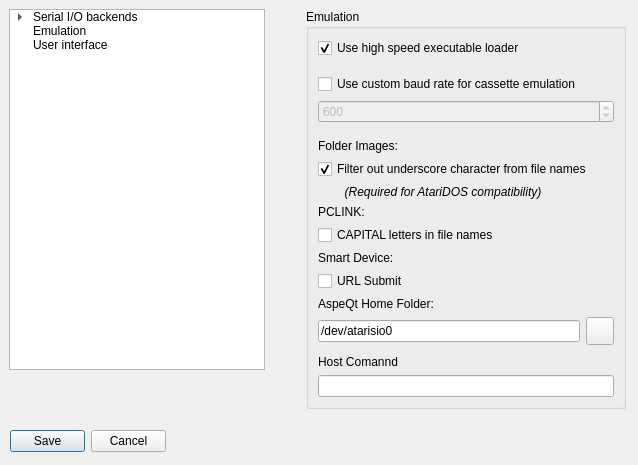
<?xml version="1.0" encoding="UTF-8"?>
<ui version="4.0">
 <class>OptionsDialog</class>
 <widget class="QDialog" name="OptionsDialog">
  <property name="windowModality">
   <enum>Qt::ApplicationModal</enum>
  </property>
  <property name="geometry">
   <rect>
    <x>0</x>
    <y>0</y>
    <width>638</width>
    <height>465</height>
   </rect>
  </property>
  <property name="sizePolicy">
   <sizepolicy hsizetype="Fixed" vsizetype="Fixed">
    <horstretch>0</horstretch>
    <verstretch>0</verstretch>
   </sizepolicy>
  </property>
  <property name="windowTitle">
   <string>Options</string>
  </property>
  <property name="locale">
   <locale language="English" country="UnitedStates"/>
  </property>
  <property name="modal">
   <bool>true</bool>
  </property>
  <widget class="QTreeWidget" name="treeWidget">
   <property name="geometry">
    <rect>
     <x>9</x>
     <y>9</y>
     <width>256</width>
     <height>361</height>
    </rect>
   </property>
   <property name="sizePolicy">
    <sizepolicy hsizetype="Preferred" vsizetype="Preferred">
     <horstretch>0</horstretch>
     <verstretch>0</verstretch>
    </sizepolicy>
   </property>
   <property name="headerHidden">
    <bool>true</bool>
   </property>
   <column>
    <property name="text">
     <string>1</string>
    </property>
   </column>
   <item>
    <property name="text">
     <string>Serial I/O backends</string>
    </property>
    <property name="flags">
     <set>ItemIsDragEnabled|ItemIsUserCheckable|ItemIsEnabled</set>
    </property>
    <item>
     <property name="text">
      <string>Standard serial port</string>
     </property>
     <property name="checkState">
      <enum>Checked</enum>
     </property>
    </item>
    <item>
     <property name="text">
      <string>AtariSIO</string>
     </property>
     <property name="checkState">
      <enum>Unchecked</enum>
     </property>
    </item>
   </item>
   <item>
    <property name="text">
     <string>Emulation</string>
    </property>
   </item>
   <item>
    <property name="text">
     <string>User interface</string>
    </property>
   </item>
  </widget>
  <widget class="QStackedWidget" name="stackedWidget">
   <property name="geometry">
    <rect>
     <x>306</x>
     <y>9</y>
     <width>320</width>
     <height>400</height>
    </rect>
   </property>
   <property name="sizePolicy">
    <sizepolicy hsizetype="Expanding" vsizetype="Preferred">
     <horstretch>0</horstretch>
     <verstretch>0</verstretch>
    </sizepolicy>
   </property>
   <property name="currentIndex">
    <number>2</number>
   </property>
   <widget class="QWidget" name="page_serialPort">
    <layout class="QVBoxLayout" name="verticalLayout_2">
     <property name="spacing">
      <number>0</number>
     </property>
     <property name="leftMargin">
      <number>0</number>
     </property>
     <property name="topMargin">
      <number>0</number>
     </property>
     <property name="rightMargin">
      <number>0</number>
     </property>
     <property name="bottomMargin">
      <number>0</number>
     </property>
     <item>
      <widget class="QGroupBox" name="serialPortGroup">
       <property name="title">
        <string>Standard serial port backend options</string>
       </property>
       <layout class="QVBoxLayout" name="verticalLayout_3">
        <item>
         <widget class="QCheckBox" name="serialPortBox">
          <property name="enabled">
           <bool>false</bool>
          </property>
          <property name="text">
           <string>Use this backend</string>
          </property>
          <property name="checkable">
           <bool>true</bool>
          </property>
          <property name="checked">
           <bool>true</bool>
          </property>
         </widget>
        </item>
        <item>
         <widget class="QLabel" name="serialPortDeviceNameLabel">
          <property name="sizePolicy">
           <sizepolicy hsizetype="Expanding" vsizetype="Fixed">
            <horstretch>0</horstretch>
            <verstretch>0</verstretch>
           </sizepolicy>
          </property>
          <property name="text">
           <string>Port name:</string>
          </property>
         </widget>
        </item>
        <item>
         <widget class="QComboBox" name="serialPortComboBox"/>
        </item>
        <item>
         <widget class="QLabel" name="serialPortHandshakeLabel">
          <property name="sizePolicy">
           <sizepolicy hsizetype="Preferred" vsizetype="Fixed">
            <horstretch>0</horstretch>
            <verstretch>0</verstretch>
           </sizepolicy>
          </property>
          <property name="text">
           <string>Handshake method:</string>
          </property>
         </widget>
        </item>
        <item>
         <widget class="QComboBox" name="serialPortHandshakeCombo">
          <item>
           <property name="text">
            <string>RI</string>
           </property>
          </item>
          <item>
           <property name="text">
            <string>DSR</string>
           </property>
          </item>
          <item>
           <property name="text">
            <string>CTS</string>
           </property>
          </item>
          <item>
           <property name="text">
            <string>NONE</string>
           </property>
          </item>
          <item>
           <property name="text">
            <string>SOFTWARE (SIO2BT)</string>
           </property>
          </item>
         </widget>
        </item>
        <item>
         <widget class="QCheckBox" name="serialPortFallingEdge">
          <property name="text">
           <string>Trigger on falling edge</string>
          </property>
         </widget>
        </item>
        <item>
         <widget class="QLabel" name="serialPortWriteDelayLabel">
          <property name="enabled">
           <bool>true</bool>
          </property>
          <property name="sizePolicy">
           <sizepolicy hsizetype="Preferred" vsizetype="Fixed">
            <horstretch>0</horstretch>
            <verstretch>0</verstretch>
           </sizepolicy>
          </property>
          <property name="text">
           <string>Write delay [ms]:</string>
          </property>
         </widget>
        </item>
        <item>
         <widget class="QComboBox" name="serialPortWriteDelayCombo">
          <property name="enabled">
           <bool>true</bool>
          </property>
          <property name="currentIndex">
           <number>1</number>
          </property>
          <item>
           <property name="text">
            <string>0</string>
           </property>
          </item>
          <item>
           <property name="text">
            <string>10</string>
           </property>
          </item>
          <item>
           <property name="text">
            <string>20</string>
           </property>
          </item>
          <item>
           <property name="text">
            <string>30</string>
           </property>
          </item>
          <item>
           <property name="text">
            <string>40</string>
           </property>
          </item>
          <item>
           <property name="text">
            <string>50</string>
           </property>
          </item>
          <item>
           <property name="text">
            <string>60</string>
           </property>
          </item>
         </widget>
        </item>
        <item>
         <widget class="QLabel" name="serialPortBaudLabel">
          <property name="sizePolicy">
           <sizepolicy hsizetype="Preferred" vsizetype="Fixed">
            <horstretch>0</horstretch>
            <verstretch>0</verstretch>
           </sizepolicy>
          </property>
          <property name="text">
           <string>High speed mode baud rate:</string>
          </property>
         </widget>
        </item>
        <item>
         <widget class="QComboBox" name="serialPortBaudCombo">
          <property name="currentIndex">
           <number>2</number>
          </property>
          <item>
           <property name="text">
            <string>19200 (1x)</string>
           </property>
          </item>
          <item>
           <property name="text">
            <string>38400 (2x)</string>
           </property>
          </item>
          <item>
           <property name="text">
            <string>57600 (3x)</string>
           </property>
          </item>
         </widget>
        </item>
        <item>
         <widget class="QCheckBox" name="serialPortUseDivisorsBox">
          <property name="text">
           <string>Use non-standard speeds</string>
          </property>
         </widget>
        </item>
        <item>
         <widget class="QLabel" name="serialPortDivisorLabel">
          <property name="enabled">
           <bool>false</bool>
          </property>
          <property name="sizePolicy">
           <sizepolicy hsizetype="Preferred" vsizetype="Fixed">
            <horstretch>0</horstretch>
            <verstretch>0</verstretch>
           </sizepolicy>
          </property>
          <property name="text">
           <string>High speed mode POKEY divisor:</string>
          </property>
         </widget>
        </item>
        <item>
         <widget class="QSpinBox" name="serialPortDivisorEdit">
          <property name="enabled">
           <bool>false</bool>
          </property>
          <property name="maximum">
           <number>40</number>
          </property>
          <property name="value">
           <number>6</number>
          </property>
         </widget>
        </item>
        <item>
         <widget class="QLabel" name="serialPortCompErrDelayLabel">
          <property name="text">
           <string>&lt;html&gt;&lt;head/&gt;&lt;body&gt;Complete/Error response delay (μs)&lt;br&gt;See manual for more information&lt;/body&gt;&lt;/html&gt;</string>
          </property>
         </widget>
        </item>
        <item>
         <widget class="QSpinBox" name="serialPortCompErrDelayBox">
          <property name="suffix">
           <string>μs</string>
          </property>
          <property name="minimum">
           <number>250</number>
          </property>
          <property name="maximum">
           <number>2000</number>
          </property>
          <property name="singleStep">
           <number>10</number>
          </property>
          <property name="value">
           <number>800</number>
          </property>
         </widget>
        </item>
        <item>
         <spacer name="serialPortSpacer1">
          <property name="orientation">
           <enum>Qt::Vertical</enum>
          </property>
          <property name="sizeHint" stdset="0">
           <size>
            <width>20</width>
            <height>40</height>
           </size>
          </property>
         </spacer>
        </item>
       </layout>
      </widget>
     </item>
    </layout>
   </widget>
   <widget class="QWidget" name="page_atariSio">
    <layout class="QVBoxLayout" name="verticalLayout_4">
     <property name="spacing">
      <number>0</number>
     </property>
     <property name="leftMargin">
      <number>0</number>
     </property>
     <property name="topMargin">
      <number>0</number>
     </property>
     <property name="rightMargin">
      <number>0</number>
     </property>
     <property name="bottomMargin">
      <number>0</number>
     </property>
     <item>
      <widget class="QGroupBox" name="atariSioGroup">
       <property name="title">
        <string>AtariSIO backend options</string>
       </property>
       <layout class="QVBoxLayout" name="verticalLayout_5">
        <item>
         <widget class="QCheckBox" name="atariSioBox">
          <property name="enabled">
           <bool>false</bool>
          </property>
          <property name="text">
           <string>Use this backend</string>
          </property>
         </widget>
        </item>
        <item>
         <widget class="QLabel" name="atariSioDriverNameLabel">
          <property name="sizePolicy">
           <sizepolicy hsizetype="Expanding" vsizetype="Fixed">
            <horstretch>0</horstretch>
            <verstretch>0</verstretch>
           </sizepolicy>
          </property>
          <property name="text">
           <string>Device name:</string>
          </property>
         </widget>
        </item>
        <item>
         <widget class="QLineEdit" name="atariSioDriverNameEdit">
          <property name="text">
           <string>/dev/atarisio0</string>
          </property>
         </widget>
        </item>
        <item>
         <widget class="QLabel" name="atariSioHandshakingMethodLabel">
          <property name="sizePolicy">
           <sizepolicy hsizetype="Preferred" vsizetype="Fixed">
            <horstretch>0</horstretch>
            <verstretch>0</verstretch>
           </sizepolicy>
          </property>
          <property name="text">
           <string>Handshake method:</string>
          </property>
         </widget>
        </item>
        <item>
         <widget class="QComboBox" name="atariSioHandshakingMethodCombo">
          <item>
           <property name="text">
            <string>RI</string>
           </property>
          </item>
          <item>
           <property name="text">
            <string>DSR</string>
           </property>
          </item>
          <item>
           <property name="text">
            <string>CTS</string>
           </property>
          </item>
         </widget>
        </item>
        <item>
         <spacer name="atariSioSpacer1">
          <property name="orientation">
           <enum>Qt::Vertical</enum>
          </property>
          <property name="sizeHint" stdset="0">
           <size>
            <width>20</width>
            <height>148</height>
           </size>
          </property>
         </spacer>
        </item>
       </layout>
      </widget>
     </item>
    </layout>
   </widget>
   <widget class="QWidget" name="page_emulation">
    <layout class="QVBoxLayout" name="verticalLayout_10">
     <property name="spacing">
      <number>0</number>
     </property>
     <property name="leftMargin">
      <number>0</number>
     </property>
     <property name="topMargin">
      <number>0</number>
     </property>
     <property name="rightMargin">
      <number>0</number>
     </property>
     <property name="bottomMargin">
      <number>0</number>
     </property>
     <item>
      <widget class="QGroupBox" name="emulationGroup">
       <property name="sizePolicy">
        <sizepolicy hsizetype="Preferred" vsizetype="Preferred">
         <horstretch>0</horstretch>
         <verstretch>0</verstretch>
        </sizepolicy>
       </property>
       <property name="minimumSize">
        <size>
         <width>300</width>
         <height>0</height>
        </size>
       </property>
       <property name="title">
        <string>Emulation</string>
       </property>
       <layout class="QGridLayout" name="gridLayout_3">
        <item row="1" column="1">
         <spacer name="emulationSpacer1">
          <property name="orientation">
           <enum>Qt::Vertical</enum>
          </property>
          <property name="sizeType">
           <enum>QSizePolicy::Fixed</enum>
          </property>
          <property name="sizeHint" stdset="0">
           <size>
            <width>20</width>
            <height>10</height>
           </size>
          </property>
         </spacer>
        </item>
        <item row="2" column="0" colspan="2">
         <widget class="QCheckBox" name="emulationUseCustomCasBaudBox">
          <property name="sizePolicy">
           <sizepolicy hsizetype="Minimum" vsizetype="Fixed">
            <horstretch>0</horstretch>
            <verstretch>0</verstretch>
           </sizepolicy>
          </property>
          <property name="minimumSize">
           <size>
            <width>300</width>
            <height>0</height>
           </size>
          </property>
          <property name="text">
           <string>Use custom baud rate for cassette emulation</string>
          </property>
         </widget>
        </item>
        <item row="4" column="1">
         <spacer name="verticalSpacer_2">
          <property name="orientation">
           <enum>Qt::Vertical</enum>
          </property>
          <property name="sizeType">
           <enum>QSizePolicy::Fixed</enum>
          </property>
          <property name="sizeHint" stdset="0">
           <size>
            <width>20</width>
            <height>10</height>
           </size>
          </property>
         </spacer>
        </item>
        <item row="12" column="0">
         <widget class="QLabel" name="atariSioDriverNameLabel_2">
          <property name="sizePolicy">
           <sizepolicy hsizetype="Expanding" vsizetype="Fixed">
            <horstretch>0</horstretch>
            <verstretch>0</verstretch>
           </sizepolicy>
          </property>
          <property name="text">
           <string>AspeQt Home Folder:</string>
          </property>
         </widget>
        </item>
        <item row="11" column="0">
         <widget class="QCheckBox" name="URLSubmit">
          <property name="text">
           <string>URL Submit</string>
          </property>
         </widget>
        </item>
        <item row="5" column="0">
         <widget class="QLabel" name="label">
          <property name="minimumSize">
           <size>
            <width>0</width>
            <height>0</height>
           </size>
          </property>
          <property name="font">
           <font>
            <italic>false</italic>
           </font>
          </property>
          <property name="text">
           <string>Folder Images:</string>
          </property>
         </widget>
        </item>
        <item row="13" column="1">
         <widget class="QToolButton" name="buttonRclFolder">
          <property name="enabled">
           <bool>true</bool>
          </property>
          <property name="minimumSize">
           <size>
            <width>28</width>
            <height>28</height>
           </size>
          </property>
          <property name="maximumSize">
           <size>
            <width>28</width>
            <height>28</height>
           </size>
          </property>
         </widget>
        </item>
        <item row="0" column="0" colspan="2">
         <widget class="QCheckBox" name="emulationHighSpeedExeLoaderBox">
          <property name="minimumSize">
           <size>
            <width>300</width>
            <height>0</height>
           </size>
          </property>
          <property name="text">
           <string>Use high speed executable loader</string>
          </property>
          <property name="checked">
           <bool>true</bool>
          </property>
         </widget>
        </item>
        <item row="8" column="0">
         <widget class="QLabel" name="label_3">
          <property name="text">
           <string>PCLINK:</string>
          </property>
         </widget>
        </item>
        <item row="9" column="0">
         <widget class="QCheckBox" name="capitalLettersPCLINK">
          <property name="text">
           <string>CAPITAL letters in file names</string>
          </property>
         </widget>
        </item>
        <item row="10" column="0">
         <widget class="QLabel" name="label_4">
          <property name="text">
           <string>Smart Device:</string>
          </property>
         </widget>
        </item>
        <item row="13" column="0">
         <widget class="QLineEdit" name="RclNameEdit">
          <property name="enabled">
           <bool>true</bool>
          </property>
          <property name="text">
           <string>/dev/atarisio0</string>
          </property>
          <property name="readOnly">
           <bool>false</bool>
          </property>
         </widget>
        </item>
        <item row="3" column="0" colspan="2">
         <widget class="QSpinBox" name="emulationCustomCasBaudSpin">
          <property name="enabled">
           <bool>false</bool>
          </property>
          <property name="minimumSize">
           <size>
            <width>230</width>
            <height>0</height>
           </size>
          </property>
          <property name="minimum">
           <number>425</number>
          </property>
          <property name="maximum">
           <number>875</number>
          </property>
          <property name="value">
           <number>600</number>
          </property>
         </widget>
        </item>
        <item row="15" column="0">
         <widget class="QLabel" name="atariSioDriverNameLabel_3">
          <property name="sizePolicy">
           <sizepolicy hsizetype="Expanding" vsizetype="Fixed">
            <horstretch>0</horstretch>
            <verstretch>0</verstretch>
           </sizepolicy>
          </property>
          <property name="text">
           <string>Host Comannd</string>
          </property>
         </widget>
        </item>
        <item row="6" column="0" colspan="2">
         <widget class="QCheckBox" name="filterUscore">
          <property name="minimumSize">
           <size>
            <width>300</width>
            <height>0</height>
           </size>
          </property>
          <property name="maximumSize">
           <size>
            <width>16777215</width>
            <height>16777215</height>
           </size>
          </property>
          <property name="text">
           <string>Filter out underscore character from file names</string>
          </property>
          <property name="checked">
           <bool>true</bool>
          </property>
         </widget>
        </item>
        <item row="7" column="0" colspan="2">
         <widget class="QLabel" name="label_2">
          <property name="minimumSize">
           <size>
            <width>300</width>
            <height>0</height>
           </size>
          </property>
          <property name="font">
           <font>
            <italic>true</italic>
           </font>
          </property>
          <property name="text">
           <string>        (Required for AtariDOS compatibility)</string>
          </property>
         </widget>
        </item>
        <item row="14" column="1">
         <spacer name="emulationSpacer2">
          <property name="orientation">
           <enum>Qt::Vertical</enum>
          </property>
          <property name="sizeHint" stdset="0">
           <size>
            <width>20</width>
            <height>40</height>
           </size>
          </property>
         </spacer>
        </item>
        <item row="16" column="0" colspan="2">
         <widget class="QLineEdit" name="RclCommand">
          <property name="enabled">
           <bool>true</bool>
          </property>
          <property name="text">
           <string/>
          </property>
         </widget>
        </item>
       </layout>
      </widget>
     </item>
    </layout>
   </widget>
   <widget class="QWidget" name="page_i18n">
    <layout class="QGridLayout" name="gridLayout">
     <property name="leftMargin">
      <number>0</number>
     </property>
     <property name="topMargin">
      <number>0</number>
     </property>
     <property name="rightMargin">
      <number>0</number>
     </property>
     <property name="bottomMargin">
      <number>0</number>
     </property>
     <property name="spacing">
      <number>0</number>
     </property>
     <item row="0" column="0">
      <widget class="QGroupBox" name="uiGroup">
       <property name="minimumSize">
        <size>
         <width>258</width>
         <height>208</height>
        </size>
       </property>
       <property name="title">
        <string>User inteface</string>
       </property>
       <layout class="QGridLayout" name="gridLayout_2">
        <item row="0" column="0">
         <widget class="QLabel" name="i18nLanguageLabel">
          <property name="text">
           <string>Language:</string>
          </property>
         </widget>
        </item>
        <item row="1" column="0">
         <widget class="QComboBox" name="i18nLanguageCombo"/>
        </item>
        <item row="4" column="0">
         <widget class="QCheckBox" name="minimizeToTrayBox">
          <property name="text">
           <string>Minimize to system tray</string>
          </property>
         </widget>
        </item>
        <item row="5" column="0">
         <widget class="QCheckBox" name="saveWinPosBox">
          <property name="text">
           <string>Save window positions and sizes</string>
          </property>
          <property name="checked">
           <bool>true</bool>
          </property>
         </widget>
        </item>
        <item row="9" column="0">
         <spacer name="i18nSpacer2">
          <property name="orientation">
           <enum>Qt::Vertical</enum>
          </property>
          <property name="sizeHint" stdset="0">
           <size>
            <width>20</width>
            <height>40</height>
           </size>
          </property>
         </spacer>
        </item>
        <item row="3" column="0">
         <spacer name="verticalSpacer">
          <property name="orientation">
           <enum>Qt::Vertical</enum>
          </property>
          <property name="sizeType">
           <enum>QSizePolicy::Fixed</enum>
          </property>
          <property name="sizeHint" stdset="0">
           <size>
            <width>20</width>
            <height>10</height>
           </size>
          </property>
         </spacer>
        </item>
        <item row="6" column="0">
         <widget class="QCheckBox" name="saveDiskVisBox">
          <property name="text">
           <string>Save D9-DO drive visibility status</string>
          </property>
          <property name="checked">
           <bool>true</bool>
          </property>
         </widget>
        </item>
        <item row="7" column="0">
         <widget class="QCheckBox" name="enableShade">
          <property name="text">
           <string>Enable Shade in Mini Mode by default</string>
          </property>
          <property name="checked">
           <bool>true</bool>
          </property>
         </widget>
        </item>
        <item row="8" column="0">
         <widget class="QCheckBox" name="useLargerFont">
          <property name="enabled">
           <bool>true</bool>
          </property>
          <property name="text">
           <string>Use larger font in drive slot descriptions</string>
          </property>
          <property name="checked">
           <bool>false</bool>
          </property>
         </widget>
        </item>
       </layout>
      </widget>
     </item>
    </layout>
   </widget>
  </widget>
  <widget class="QDialogButtonBox" name="buttonBox">
   <property name="geometry">
    <rect>
     <x>10</x>
     <y>430</y>
     <width>156</width>
     <height>23</height>
    </rect>
   </property>
   <property name="toolTip">
    <string>Save/Commit or Cancel/Ignore changes made to the settings</string>
   </property>
   <property name="statusTip">
    <string/>
   </property>
   <property name="orientation">
    <enum>Qt::Horizontal</enum>
   </property>
   <property name="standardButtons">
    <set>QDialogButtonBox::Cancel|QDialogButtonBox::Save</set>
   </property>
  </widget>
 </widget>
 <resources/>
 <connections>
  <connection>
   <sender>buttonBox</sender>
   <signal>accepted()</signal>
   <receiver>OptionsDialog</receiver>
   <slot>accept()</slot>
   <hints>
    <hint type="sourcelabel">
     <x>248</x>
     <y>254</y>
    </hint>
    <hint type="destinationlabel">
     <x>157</x>
     <y>274</y>
    </hint>
   </hints>
  </connection>
  <connection>
   <sender>buttonBox</sender>
   <signal>rejected()</signal>
   <receiver>OptionsDialog</receiver>
   <slot>reject()</slot>
   <hints>
    <hint type="sourcelabel">
     <x>316</x>
     <y>260</y>
    </hint>
    <hint type="destinationlabel">
     <x>286</x>
     <y>274</y>
    </hint>
   </hints>
  </connection>
 </connections>
</ui>
